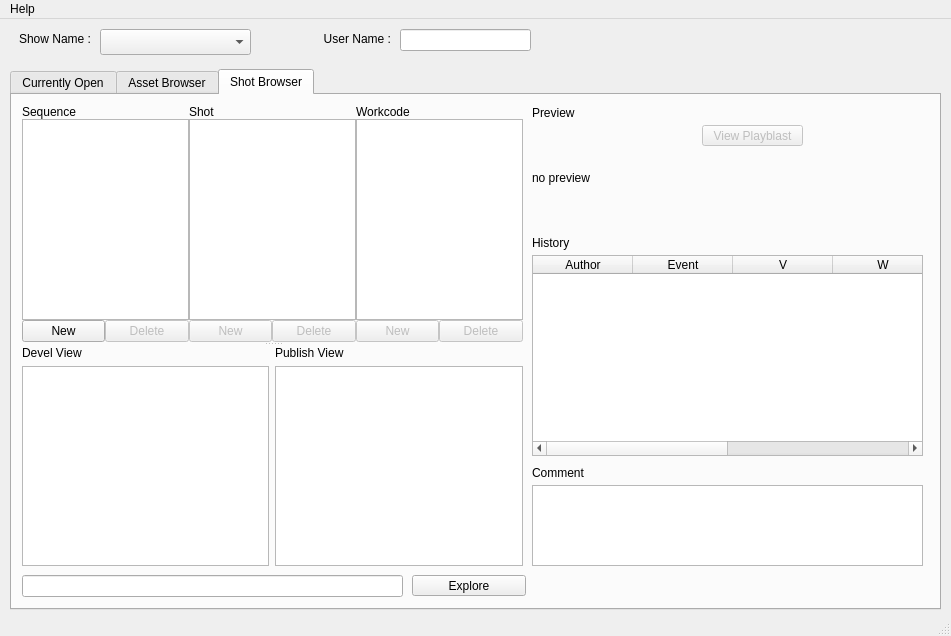
<?xml version="1.0" encoding="UTF-8"?>
<ui version="4.0">
 <class>ipipeline_GUI</class>
 <widget class="QMainWindow" name="ipipeline_GUI">
  <property name="geometry">
   <rect>
    <x>0</x>
    <y>0</y>
    <width>951</width>
    <height>636</height>
   </rect>
  </property>
  <property name="sizePolicy">
   <sizepolicy hsizetype="Fixed" vsizetype="Fixed">
    <horstretch>0</horstretch>
    <verstretch>0</verstretch>
   </sizepolicy>
  </property>
  <property name="minimumSize">
   <size>
    <width>951</width>
    <height>636</height>
   </size>
  </property>
  <property name="windowTitle">
   <string>iPipeline</string>
  </property>
  <widget class="QWidget" name="centralwidget">
   <widget class="QComboBox" name="projNameCombo">
    <property name="geometry">
     <rect>
      <x>100</x>
      <y>10</y>
      <width>151</width>
      <height>26</height>
     </rect>
    </property>
   </widget>
   <widget class="QLabel" name="label_15">
    <property name="enabled">
     <bool>true</bool>
    </property>
    <property name="geometry">
     <rect>
      <x>310</x>
      <y>10</y>
      <width>81</width>
      <height>20</height>
     </rect>
    </property>
    <property name="text">
     <string>User Name :</string>
    </property>
    <property name="alignment">
     <set>Qt::AlignRight|Qt::AlignTrailing|Qt::AlignVCenter</set>
    </property>
   </widget>
   <widget class="QLineEdit" name="userNameLineEdit">
    <property name="geometry">
     <rect>
      <x>400</x>
      <y>10</y>
      <width>131</width>
      <height>22</height>
     </rect>
    </property>
   </widget>
   <widget class="QLabel" name="label_16">
    <property name="geometry">
     <rect>
      <x>0</x>
      <y>10</y>
      <width>91</width>
      <height>20</height>
     </rect>
    </property>
    <property name="text">
     <string>Show Name :</string>
    </property>
    <property name="alignment">
     <set>Qt::AlignRight|Qt::AlignTrailing|Qt::AlignVCenter</set>
    </property>
   </widget>
   <widget class="QTabWidget" name="tabWidget">
    <property name="geometry">
     <rect>
      <x>10</x>
      <y>50</y>
      <width>931</width>
      <height>541</height>
     </rect>
    </property>
    <property name="currentIndex">
     <number>2</number>
    </property>
    <widget class="QWidget" name="tab">
     <attribute name="title">
      <string>Currently Open</string>
     </attribute>
     <widget class="QTextEdit" name="currOpenCommentField">
      <property name="geometry">
       <rect>
        <x>200</x>
        <y>320</y>
        <width>241</width>
        <height>111</height>
       </rect>
      </property>
     </widget>
     <widget class="QLabel" name="currOpenTitle">
      <property name="geometry">
       <rect>
        <x>10</x>
        <y>10</y>
        <width>131</width>
        <height>16</height>
       </rect>
      </property>
      <property name="text">
       <string>CURRENTLY OPEN:</string>
      </property>
     </widget>
     <widget class="QPushButton" name="currOpenSaveCommentButton">
      <property name="geometry">
       <rect>
        <x>320</x>
        <y>430</y>
        <width>121</width>
        <height>21</height>
       </rect>
      </property>
      <property name="text">
       <string>Save</string>
      </property>
     </widget>
     <widget class="QLabel" name="label_3">
      <property name="geometry">
       <rect>
        <x>200</x>
        <y>300</y>
        <width>171</width>
        <height>16</height>
       </rect>
      </property>
      <property name="text">
       <string>Currently Comment</string>
      </property>
     </widget>
     <widget class="QPushButton" name="currOpenClearCommentButton">
      <property name="geometry">
       <rect>
        <x>200</x>
        <y>430</y>
        <width>121</width>
        <height>21</height>
       </rect>
      </property>
      <property name="text">
       <string>Clear</string>
      </property>
     </widget>
     <widget class="QLabel" name="label_5">
      <property name="geometry">
       <rect>
        <x>10</x>
        <y>140</y>
        <width>62</width>
        <height>16</height>
       </rect>
      </property>
      <property name="text">
       <string>Actions</string>
      </property>
     </widget>
     <widget class="QLabel" name="label_6">
      <property name="geometry">
       <rect>
        <x>200</x>
        <y>140</y>
        <width>62</width>
        <height>16</height>
       </rect>
      </property>
      <property name="text">
       <string>History</string>
      </property>
     </widget>
     <widget class="QLineEdit" name="currOpenLocationField">
      <property name="geometry">
       <rect>
        <x>200</x>
        <y>480</y>
        <width>381</width>
        <height>22</height>
       </rect>
      </property>
      <property name="readOnly">
       <bool>true</bool>
      </property>
     </widget>
     <widget class="QPushButton" name="currOpenExploreButton">
      <property name="geometry">
       <rect>
        <x>590</x>
        <y>480</y>
        <width>114</width>
        <height>21</height>
       </rect>
      </property>
      <property name="text">
       <string>Explore</string>
      </property>
     </widget>
     <widget class="Line" name="line">
      <property name="geometry">
       <rect>
        <x>10</x>
        <y>130</y>
        <width>691</width>
        <height>16</height>
       </rect>
      </property>
      <property name="orientation">
       <enum>Qt::Horizontal</enum>
      </property>
     </widget>
     <widget class="QLabel" name="label">
      <property name="geometry">
       <rect>
        <x>150</x>
        <y>70</y>
        <width>62</width>
        <height>16</height>
       </rect>
      </property>
      <property name="text">
       <string>Prod:</string>
      </property>
     </widget>
     <widget class="QLineEdit" name="currOpenProdField">
      <property name="geometry">
       <rect>
        <x>210</x>
        <y>70</y>
        <width>101</width>
        <height>22</height>
       </rect>
      </property>
      <property name="readOnly">
       <bool>true</bool>
      </property>
     </widget>
     <widget class="QLineEdit" name="currOpenFileField">
      <property name="geometry">
       <rect>
        <x>380</x>
        <y>70</y>
        <width>71</width>
        <height>22</height>
       </rect>
      </property>
      <property name="readOnly">
       <bool>true</bool>
      </property>
     </widget>
     <widget class="QLabel" name="label_14">
      <property name="geometry">
       <rect>
        <x>470</x>
        <y>70</y>
        <width>62</width>
        <height>16</height>
       </rect>
      </property>
      <property name="text">
       <string>Version:</string>
      </property>
     </widget>
     <widget class="QLineEdit" name="currOpenVerField">
      <property name="geometry">
       <rect>
        <x>530</x>
        <y>70</y>
        <width>31</width>
        <height>22</height>
       </rect>
      </property>
      <property name="readOnly">
       <bool>true</bool>
      </property>
     </widget>
     <widget class="QLabel" name="label_19">
      <property name="geometry">
       <rect>
        <x>10</x>
        <y>100</y>
        <width>62</width>
        <height>16</height>
       </rect>
      </property>
      <property name="text">
       <string>Level 1:</string>
      </property>
     </widget>
     <widget class="QLineEdit" name="currOpenLevel1Field">
      <property name="geometry">
       <rect>
        <x>70</x>
        <y>100</y>
        <width>71</width>
        <height>22</height>
       </rect>
      </property>
      <property name="readOnly">
       <bool>true</bool>
      </property>
     </widget>
     <widget class="QLabel" name="label_26">
      <property name="geometry">
       <rect>
        <x>150</x>
        <y>100</y>
        <width>62</width>
        <height>16</height>
       </rect>
      </property>
      <property name="text">
       <string>Level 2:</string>
      </property>
     </widget>
     <widget class="QLineEdit" name="currOpenLevel2Field">
      <property name="geometry">
       <rect>
        <x>210</x>
        <y>100</y>
        <width>101</width>
        <height>22</height>
       </rect>
      </property>
      <property name="readOnly">
       <bool>true</bool>
      </property>
     </widget>
     <widget class="QLabel" name="label_27">
      <property name="geometry">
       <rect>
        <x>320</x>
        <y>100</y>
        <width>62</width>
        <height>16</height>
       </rect>
      </property>
      <property name="text">
       <string>Level 3:</string>
      </property>
     </widget>
     <widget class="QLineEdit" name="currOpenLevel3Field">
      <property name="geometry">
       <rect>
        <x>380</x>
        <y>100</y>
        <width>71</width>
        <height>22</height>
       </rect>
      </property>
      <property name="readOnly">
       <bool>true</bool>
      </property>
     </widget>
     <widget class="QLineEdit" name="currOpenWipField">
      <property name="geometry">
       <rect>
        <x>570</x>
        <y>70</y>
        <width>31</width>
        <height>22</height>
       </rect>
      </property>
      <property name="readOnly">
       <bool>true</bool>
      </property>
     </widget>
     <widget class="QTableWidget" name="currOpenHistoryTable">
      <property name="geometry">
       <rect>
        <x>200</x>
        <y>160</y>
        <width>501</width>
        <height>131</height>
       </rect>
      </property>
      <property name="editTriggers">
       <set>QAbstractItemView::NoEditTriggers</set>
      </property>
      <property name="selectionBehavior">
       <enum>QAbstractItemView::SelectRows</enum>
      </property>
      <column>
       <property name="text">
        <string>Author</string>
       </property>
      </column>
      <column>
       <property name="text">
        <string>Event</string>
       </property>
      </column>
      <column>
       <property name="text">
        <string>V</string>
       </property>
      </column>
      <column>
       <property name="text">
        <string>W</string>
       </property>
      </column>
      <column>
       <property name="text">
        <string>Subject</string>
       </property>
      </column>
      <column>
       <property name="text">
        <string>Date</string>
       </property>
      </column>
     </widget>
     <widget class="QLineEdit" name="currOpenSubjectField">
      <property name="geometry">
       <rect>
        <x>530</x>
        <y>100</y>
        <width>161</width>
        <height>22</height>
       </rect>
      </property>
      <property name="readOnly">
       <bool>true</bool>
      </property>
     </widget>
     <widget class="QLabel" name="label_28">
      <property name="geometry">
       <rect>
        <x>470</x>
        <y>100</y>
        <width>62</width>
        <height>16</height>
       </rect>
      </property>
      <property name="text">
       <string>Subject:</string>
      </property>
     </widget>
     <widget class="QLineEdit" name="currOpenProjectField">
      <property name="geometry">
       <rect>
        <x>70</x>
        <y>70</y>
        <width>71</width>
        <height>22</height>
       </rect>
      </property>
      <property name="readOnly">
       <bool>true</bool>
      </property>
     </widget>
     <widget class="QLabel" name="label_31">
      <property name="geometry">
       <rect>
        <x>10</x>
        <y>70</y>
        <width>62</width>
        <height>16</height>
       </rect>
      </property>
      <property name="text">
       <string>Project:</string>
      </property>
     </widget>
     <widget class="QLabel" name="label_10">
      <property name="geometry">
       <rect>
        <x>10</x>
        <y>40</y>
        <width>71</width>
        <height>16</height>
       </rect>
      </property>
      <property name="text">
       <string>File name:</string>
      </property>
     </widget>
     <widget class="QLabel" name="currOpenFileNameLabel">
      <property name="geometry">
       <rect>
        <x>80</x>
        <y>40</y>
        <width>611</width>
        <height>16</height>
       </rect>
      </property>
      <property name="text">
       <string/>
      </property>
     </widget>
     <widget class="QLabel" name="label_32">
      <property name="geometry">
       <rect>
        <x>320</x>
        <y>70</y>
        <width>62</width>
        <height>16</height>
       </rect>
      </property>
      <property name="text">
       <string>File:</string>
      </property>
     </widget>
     <widget class="QTextEdit" name="currOpenCommentHistoryField">
      <property name="geometry">
       <rect>
        <x>460</x>
        <y>320</y>
        <width>241</width>
        <height>111</height>
       </rect>
      </property>
     </widget>
     <widget class="QLabel" name="label_4">
      <property name="geometry">
       <rect>
        <x>460</x>
        <y>300</y>
        <width>151</width>
        <height>16</height>
       </rect>
      </property>
      <property name="text">
       <string>Selected Comment</string>
      </property>
     </widget>
     <widget class="QPushButton" name="currOpenClearSelectedCommentButton">
      <property name="geometry">
       <rect>
        <x>460</x>
        <y>430</y>
        <width>121</width>
        <height>21</height>
       </rect>
      </property>
      <property name="text">
       <string>Clear</string>
      </property>
     </widget>
     <widget class="QPushButton" name="currOpenSaveSelectedCommentButton">
      <property name="geometry">
       <rect>
        <x>580</x>
        <y>430</y>
        <width>121</width>
        <height>21</height>
       </rect>
      </property>
      <property name="text">
       <string>Save</string>
      </property>
     </widget>
     <widget class="QPushButton" name="refreshOpenedButton">
      <property name="geometry">
       <rect>
        <x>140</x>
        <y>10</y>
        <width>81</width>
        <height>27</height>
       </rect>
      </property>
      <property name="text">
       <string>Refresh Info</string>
      </property>
     </widget>
     <widget class="QPushButton" name="currOpenSaveDevelButton">
      <property name="geometry">
       <rect>
        <x>10</x>
        <y>160</y>
        <width>181</width>
        <height>25</height>
       </rect>
      </property>
      <property name="styleSheet">
       <string>background-color: rgb(98, 151, 121);</string>
      </property>
      <property name="text">
       <string>Save Devel</string>
      </property>
     </widget>
     <widget class="QPushButton" name="currOpenCloseButton">
      <property name="geometry">
       <rect>
        <x>10</x>
        <y>190</y>
        <width>181</width>
        <height>25</height>
       </rect>
      </property>
      <property name="text">
       <string>Close</string>
      </property>
     </widget>
     <widget class="QPushButton" name="currOpenSavePublishButton">
      <property name="geometry">
       <rect>
        <x>10</x>
        <y>220</y>
        <width>181</width>
        <height>25</height>
       </rect>
      </property>
      <property name="styleSheet">
       <string>background-color: rgb(39, 114, 173);</string>
      </property>
      <property name="text">
       <string>Save Publish</string>
      </property>
     </widget>
     <widget class="QGroupBox" name="groupBox">
      <property name="geometry">
       <rect>
        <x>10</x>
        <y>250</y>
        <width>181</width>
        <height>251</height>
       </rect>
      </property>
      <property name="title">
       <string>Preview </string>
      </property>
      <widget class="QLabel" name="currOpenPreviewImage">
       <property name="geometry">
        <rect>
         <x>10</x>
         <y>20</y>
         <width>164</width>
         <height>105</height>
        </rect>
       </property>
       <property name="text">
        <string>no preview</string>
       </property>
      </widget>
      <widget class="QPushButton" name="currOpenViewPlayblastButton">
       <property name="geometry">
        <rect>
         <x>90</x>
         <y>220</y>
         <width>81</width>
         <height>25</height>
        </rect>
       </property>
       <property name="text">
        <string>View</string>
       </property>
      </widget>
      <widget class="QSpinBox" name="tracPriority_spinBox">
       <property name="geometry">
        <rect>
         <x>110</x>
         <y>130</y>
         <width>61</width>
         <height>22</height>
        </rect>
       </property>
       <property name="value">
        <number>10</number>
       </property>
      </widget>
      <widget class="QLabel" name="priority_label">
       <property name="geometry">
        <rect>
         <x>10</x>
         <y>135</y>
         <width>87</width>
         <height>17</height>
        </rect>
       </property>
       <property name="text">
        <string>Tractor Priority</string>
       </property>
      </widget>
      <widget class="QPushButton" name="currOpenSnapshotButton">
       <property name="geometry">
        <rect>
         <x>10</x>
         <y>190</y>
         <width>161</width>
         <height>25</height>
        </rect>
       </property>
       <property name="text">
        <string>Take Snapshot</string>
       </property>
      </widget>
      <widget class="QPushButton" name="currOpenRecordPlayblastButton">
       <property name="geometry">
        <rect>
         <x>10</x>
         <y>220</y>
         <width>81</width>
         <height>25</height>
        </rect>
       </property>
       <property name="text">
        <string>Rec</string>
       </property>
      </widget>
      <widget class="QLabel" name="priority_label_2">
       <property name="geometry">
        <rect>
         <x>10</x>
         <y>160</y>
         <width>87</width>
         <height>17</height>
        </rect>
       </property>
       <property name="text">
        <string>Scale</string>
       </property>
      </widget>
      <widget class="QSpinBox" name="previewScale_spinBox">
       <property name="geometry">
        <rect>
         <x>110</x>
         <y>160</y>
         <width>61</width>
         <height>22</height>
        </rect>
       </property>
       <property name="minimum">
        <number>1</number>
       </property>
       <property name="maximum">
        <number>300</number>
       </property>
       <property name="value">
        <number>100</number>
       </property>
      </widget>
     </widget>
    </widget>
    <widget class="QWidget" name="tab_3">
     <attribute name="title">
      <string>Asset Browser</string>
     </attribute>
     <widget class="QTextEdit" name="assetCommentField">
      <property name="geometry">
       <rect>
        <x>520</x>
        <y>390</y>
        <width>391</width>
        <height>81</height>
       </rect>
      </property>
      <property name="readOnly">
       <bool>true</bool>
      </property>
     </widget>
     <widget class="QLabel" name="label_24">
      <property name="geometry">
       <rect>
        <x>520</x>
        <y>370</y>
        <width>62</width>
        <height>16</height>
       </rect>
      </property>
      <property name="text">
       <string>Comment</string>
      </property>
     </widget>
     <widget class="QSplitter" name="splitter_asset">
      <property name="geometry">
       <rect>
        <x>10</x>
        <y>10</y>
        <width>501</width>
        <height>461</height>
       </rect>
      </property>
      <property name="orientation">
       <enum>Qt::Vertical</enum>
      </property>
      <widget class="QWidget" name="layoutWidget_3">
       <layout class="QHBoxLayout">
        <property name="spacing">
         <number>0</number>
        </property>
        <property name="margin">
         <number>0</number>
        </property>
        <item>
         <layout class="QGridLayout">
          <property name="margin">
           <number>0</number>
          </property>
          <property name="spacing">
           <number>0</number>
          </property>
          <item row="0" column="0" colspan="2">
           <widget class="QLabel" name="label_17">
            <property name="text">
             <string>Asset Type</string>
            </property>
           </widget>
          </item>
          <item row="1" column="0" colspan="2">
           <widget class="QListWidget" name="assetTypeScrollList"/>
          </item>
          <item row="2" column="0">
           <widget class="QPushButton" name="assetTypeNewButton">
            <property name="text">
             <string>New</string>
            </property>
           </widget>
          </item>
          <item row="2" column="1">
           <widget class="QPushButton" name="assetTypeRemoveButton">
            <property name="enabled">
             <bool>false</bool>
            </property>
            <property name="text">
             <string>Delete</string>
            </property>
           </widget>
          </item>
         </layout>
        </item>
        <item>
         <layout class="QGridLayout">
          <property name="margin">
           <number>0</number>
          </property>
          <property name="spacing">
           <number>0</number>
          </property>
          <item row="0" column="0" colspan="2">
           <widget class="QLabel" name="label_20">
            <property name="text">
             <string>Asset</string>
            </property>
           </widget>
          </item>
          <item row="1" column="0" colspan="2">
           <widget class="QListWidget" name="assetScrollList">
            <property name="contextMenuPolicy">
             <enum>Qt::CustomContextMenu</enum>
            </property>
           </widget>
          </item>
          <item row="2" column="0">
           <widget class="QPushButton" name="assetNewButton">
            <property name="enabled">
             <bool>false</bool>
            </property>
            <property name="text">
             <string>New</string>
            </property>
           </widget>
          </item>
          <item row="2" column="1">
           <widget class="QPushButton" name="assetRemoveButton">
            <property name="enabled">
             <bool>false</bool>
            </property>
            <property name="text">
             <string>Delete</string>
            </property>
           </widget>
          </item>
         </layout>
        </item>
        <item>
         <layout class="QGridLayout">
          <property name="margin">
           <number>0</number>
          </property>
          <property name="spacing">
           <number>0</number>
          </property>
          <item row="0" column="0" colspan="2">
           <widget class="QLabel" name="label_22">
            <property name="text">
             <string>Workcode</string>
            </property>
           </widget>
          </item>
          <item row="1" column="0" colspan="2">
           <widget class="QListWidget" name="componentScrollList"/>
          </item>
          <item row="2" column="0">
           <widget class="QPushButton" name="componentNewButton">
            <property name="enabled">
             <bool>false</bool>
            </property>
            <property name="text">
             <string>New</string>
            </property>
           </widget>
          </item>
          <item row="2" column="1">
           <widget class="QPushButton" name="componentRemoveButton">
            <property name="enabled">
             <bool>false</bool>
            </property>
            <property name="text">
             <string>Delete</string>
            </property>
           </widget>
          </item>
         </layout>
        </item>
       </layout>
      </widget>
      <widget class="QWidget" name="layoutWidget_4">
       <layout class="QGridLayout">
        <property name="margin">
         <number>0</number>
        </property>
        <property name="spacing">
         <number>6</number>
        </property>
        <item row="0" column="0">
         <widget class="QLabel" name="label_23">
          <property name="text">
           <string>Devel View</string>
          </property>
         </widget>
        </item>
        <item row="0" column="1">
         <widget class="QLabel" name="label_25">
          <property name="text">
           <string>Publish View</string>
          </property>
         </widget>
        </item>
        <item row="1" column="0">
         <widget class="QListWidget" name="assetDevelList">
          <property name="contextMenuPolicy">
           <enum>Qt::CustomContextMenu</enum>
          </property>
         </widget>
        </item>
        <item row="1" column="1">
         <widget class="QListWidget" name="assetPublishList">
          <property name="contextMenuPolicy">
           <enum>Qt::CustomContextMenu</enum>
          </property>
         </widget>
        </item>
       </layout>
      </widget>
     </widget>
     <widget class="QLabel" name="label_18">
      <property name="geometry">
       <rect>
        <x>520</x>
        <y>10</y>
        <width>62</width>
        <height>16</height>
       </rect>
      </property>
      <property name="text">
       <string>Preview</string>
      </property>
     </widget>
     <widget class="QPushButton" name="assetViewPlayblastButton">
      <property name="enabled">
       <bool>false</bool>
      </property>
      <property name="geometry">
       <rect>
        <x>690</x>
        <y>30</y>
        <width>101</width>
        <height>21</height>
       </rect>
      </property>
      <property name="text">
       <string>View Playblast</string>
      </property>
     </widget>
     <widget class="QLabel" name="assetPreviewImage">
      <property name="geometry">
       <rect>
        <x>520</x>
        <y>30</y>
        <width>164</width>
        <height>105</height>
       </rect>
      </property>
      <property name="text">
       <string>no preview</string>
      </property>
      <property name="scaledContents">
       <bool>true</bool>
      </property>
     </widget>
     <widget class="QLabel" name="label_21">
      <property name="geometry">
       <rect>
        <x>520</x>
        <y>140</y>
        <width>62</width>
        <height>16</height>
       </rect>
      </property>
      <property name="text">
       <string>History</string>
      </property>
     </widget>
     <widget class="QTableWidget" name="assetHistoryTable">
      <property name="geometry">
       <rect>
        <x>520</x>
        <y>160</y>
        <width>391</width>
        <height>201</height>
       </rect>
      </property>
      <property name="editTriggers">
       <set>QAbstractItemView::NoEditTriggers</set>
      </property>
      <property name="selectionBehavior">
       <enum>QAbstractItemView::SelectRows</enum>
      </property>
      <column>
       <property name="text">
        <string>Author</string>
       </property>
      </column>
      <column>
       <property name="text">
        <string>Event</string>
       </property>
      </column>
      <column>
       <property name="text">
        <string>V</string>
       </property>
      </column>
      <column>
       <property name="text">
        <string>W</string>
       </property>
      </column>
      <column>
       <property name="text">
        <string>Subject</string>
       </property>
      </column>
      <column>
       <property name="text">
        <string>Date</string>
       </property>
      </column>
     </widget>
     <widget class="QLineEdit" name="assetLocationField">
      <property name="geometry">
       <rect>
        <x>10</x>
        <y>480</y>
        <width>381</width>
        <height>22</height>
       </rect>
      </property>
      <property name="readOnly">
       <bool>true</bool>
      </property>
     </widget>
     <widget class="QPushButton" name="exploreAssetButton">
      <property name="geometry">
       <rect>
        <x>400</x>
        <y>480</y>
        <width>114</width>
        <height>21</height>
       </rect>
      </property>
      <property name="text">
       <string>Explore</string>
      </property>
     </widget>
    </widget>
    <widget class="QWidget" name="tab_2">
     <attribute name="title">
      <string>Shot Browser</string>
     </attribute>
     <widget class="QPushButton" name="showViewPlayblastButton">
      <property name="enabled">
       <bool>false</bool>
      </property>
      <property name="geometry">
       <rect>
        <x>690</x>
        <y>30</y>
        <width>101</width>
        <height>21</height>
       </rect>
      </property>
      <property name="text">
       <string>View Playblast</string>
      </property>
     </widget>
     <widget class="QLabel" name="label_11">
      <property name="geometry">
       <rect>
        <x>520</x>
        <y>10</y>
        <width>62</width>
        <height>16</height>
       </rect>
      </property>
      <property name="text">
       <string>Preview</string>
      </property>
     </widget>
     <widget class="QLabel" name="shotPreviewImage">
      <property name="geometry">
       <rect>
        <x>520</x>
        <y>30</y>
        <width>164</width>
        <height>105</height>
       </rect>
      </property>
      <property name="text">
       <string>no preview</string>
      </property>
      <property name="scaledContents">
       <bool>true</bool>
      </property>
     </widget>
     <widget class="QLabel" name="label_13">
      <property name="geometry">
       <rect>
        <x>520</x>
        <y>370</y>
        <width>62</width>
        <height>16</height>
       </rect>
      </property>
      <property name="text">
       <string>Comment</string>
      </property>
     </widget>
     <widget class="QTextEdit" name="shotCommentField">
      <property name="geometry">
       <rect>
        <x>520</x>
        <y>390</y>
        <width>391</width>
        <height>81</height>
       </rect>
      </property>
      <property name="readOnly">
       <bool>true</bool>
      </property>
     </widget>
     <widget class="QSplitter" name="splitter_shot">
      <property name="geometry">
       <rect>
        <x>10</x>
        <y>10</y>
        <width>501</width>
        <height>461</height>
       </rect>
      </property>
      <property name="orientation">
       <enum>Qt::Vertical</enum>
      </property>
      <widget class="QWidget" name="layoutWidget">
       <layout class="QHBoxLayout">
        <property name="spacing">
         <number>0</number>
        </property>
        <property name="margin">
         <number>0</number>
        </property>
        <item>
         <layout class="QGridLayout">
          <property name="margin">
           <number>0</number>
          </property>
          <property name="spacing">
           <number>0</number>
          </property>
          <item row="0" column="0" colspan="2">
           <widget class="QLabel" name="label_7">
            <property name="text">
             <string>Sequence</string>
            </property>
           </widget>
          </item>
          <item row="1" column="0" colspan="2">
           <widget class="QListWidget" name="sequenceScrollList"/>
          </item>
          <item row="2" column="0">
           <widget class="QPushButton" name="sequenceNewButton">
            <property name="text">
             <string>New</string>
            </property>
           </widget>
          </item>
          <item row="2" column="1">
           <widget class="QPushButton" name="sequenceRemoveButton">
            <property name="enabled">
             <bool>false</bool>
            </property>
            <property name="text">
             <string>Delete</string>
            </property>
           </widget>
          </item>
         </layout>
        </item>
        <item>
         <layout class="QGridLayout">
          <property name="margin">
           <number>0</number>
          </property>
          <property name="spacing">
           <number>0</number>
          </property>
          <item row="0" column="0" colspan="2">
           <widget class="QLabel" name="label_8">
            <property name="text">
             <string>Shot</string>
            </property>
           </widget>
          </item>
          <item row="1" column="0" colspan="2">
           <widget class="QListWidget" name="shotScrollList">
            <property name="contextMenuPolicy">
             <enum>Qt::CustomContextMenu</enum>
            </property>
           </widget>
          </item>
          <item row="2" column="0">
           <widget class="QPushButton" name="shotNewButton">
            <property name="enabled">
             <bool>false</bool>
            </property>
            <property name="text">
             <string>New</string>
            </property>
           </widget>
          </item>
          <item row="2" column="1">
           <widget class="QPushButton" name="shotRemoveButton">
            <property name="enabled">
             <bool>false</bool>
            </property>
            <property name="text">
             <string>Delete</string>
            </property>
           </widget>
          </item>
         </layout>
        </item>
        <item>
         <layout class="QGridLayout">
          <property name="margin">
           <number>0</number>
          </property>
          <property name="spacing">
           <number>0</number>
          </property>
          <item row="0" column="0" colspan="2">
           <widget class="QLabel" name="label_9">
            <property name="text">
             <string>Workcode</string>
            </property>
           </widget>
          </item>
          <item row="1" column="0" colspan="2">
           <widget class="QListWidget" name="shotComponentScrollList"/>
          </item>
          <item row="2" column="0">
           <widget class="QPushButton" name="shotComponentNewButton">
            <property name="enabled">
             <bool>false</bool>
            </property>
            <property name="text">
             <string>New</string>
            </property>
           </widget>
          </item>
          <item row="2" column="1">
           <widget class="QPushButton" name="shotComponentRemoveButton">
            <property name="enabled">
             <bool>false</bool>
            </property>
            <property name="text">
             <string>Delete</string>
            </property>
           </widget>
          </item>
         </layout>
        </item>
       </layout>
      </widget>
      <widget class="QWidget" name="layoutWidget_2">
       <layout class="QGridLayout">
        <property name="margin">
         <number>0</number>
        </property>
        <property name="spacing">
         <number>6</number>
        </property>
        <item row="0" column="0">
         <widget class="QLabel" name="label_29">
          <property name="text">
           <string>Devel View</string>
          </property>
         </widget>
        </item>
        <item row="0" column="1">
         <widget class="QLabel" name="label_30">
          <property name="text">
           <string>Publish View</string>
          </property>
         </widget>
        </item>
        <item row="1" column="0">
         <widget class="QListWidget" name="shotDevelList">
          <property name="contextMenuPolicy">
           <enum>Qt::CustomContextMenu</enum>
          </property>
         </widget>
        </item>
        <item row="1" column="1">
         <widget class="QListWidget" name="shotPublishList">
          <property name="contextMenuPolicy">
           <enum>Qt::CustomContextMenu</enum>
          </property>
         </widget>
        </item>
       </layout>
      </widget>
     </widget>
     <widget class="QLabel" name="label_12">
      <property name="geometry">
       <rect>
        <x>520</x>
        <y>140</y>
        <width>62</width>
        <height>16</height>
       </rect>
      </property>
      <property name="text">
       <string>History</string>
      </property>
     </widget>
     <widget class="QTableWidget" name="shotHistoryTable">
      <property name="geometry">
       <rect>
        <x>520</x>
        <y>160</y>
        <width>391</width>
        <height>201</height>
       </rect>
      </property>
      <property name="editTriggers">
       <set>QAbstractItemView::NoEditTriggers</set>
      </property>
      <property name="selectionBehavior">
       <enum>QAbstractItemView::SelectRows</enum>
      </property>
      <column>
       <property name="text">
        <string>Author</string>
       </property>
      </column>
      <column>
       <property name="text">
        <string>Event</string>
       </property>
      </column>
      <column>
       <property name="text">
        <string>V</string>
       </property>
      </column>
      <column>
       <property name="text">
        <string>W</string>
       </property>
      </column>
      <column>
       <property name="text">
        <string>Subject</string>
       </property>
      </column>
      <column>
       <property name="text">
        <string>Date</string>
       </property>
      </column>
     </widget>
     <widget class="QLineEdit" name="shotLocationField">
      <property name="geometry">
       <rect>
        <x>10</x>
        <y>480</y>
        <width>381</width>
        <height>22</height>
       </rect>
      </property>
      <property name="readOnly">
       <bool>true</bool>
      </property>
     </widget>
     <widget class="QPushButton" name="exploreShotButton">
      <property name="geometry">
       <rect>
        <x>400</x>
        <y>480</y>
        <width>114</width>
        <height>21</height>
       </rect>
      </property>
      <property name="text">
       <string>Explore</string>
      </property>
     </widget>
    </widget>
   </widget>
  </widget>
  <widget class="QMenuBar" name="menubar">
   <property name="geometry">
    <rect>
     <x>0</x>
     <y>0</y>
     <width>951</width>
     <height>25</height>
    </rect>
   </property>
   <widget class="QMenu" name="menuFile">
    <property name="title">
     <string>Help</string>
    </property>
    <addaction name="actionIPipeline_Wiki"/>
    <addaction name="actionWhatsnew"/>
   </widget>
   <addaction name="menuFile"/>
  </widget>
  <widget class="QStatusBar" name="ip_statusBar"/>
  <action name="actionIPipeline_Wiki">
   <property name="text">
    <string>iPipeline Wiki</string>
   </property>
  </action>
  <action name="actionNotice">
   <property name="text">
    <string>Notice</string>
   </property>
  </action>
  <action name="actionWhatsnew">
   <property name="text">
    <string>History</string>
   </property>
  </action>
 </widget>
 <resources/>
 <connections/>
</ui>
